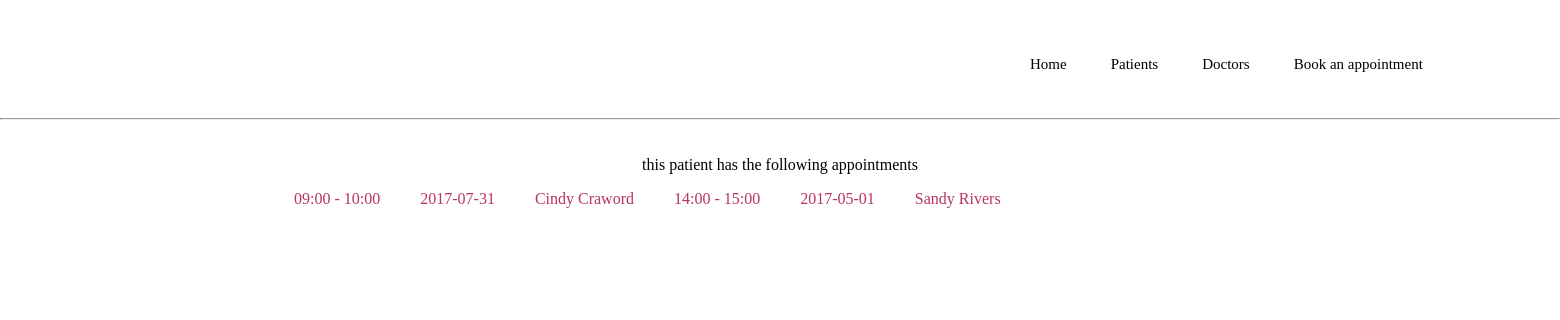
The page /patient_detail.php?patient_id=1 on the database its author committed.
### tables this page shows
CREATE TABLE `appointments` (
  `appointment_time` varchar(255) DEFAULT NULL,
  `appointment_date` date DEFAULT NULL,
  `patient_id` int(11) NOT NULL,
  `doctor_id` int(11) NOT NULL
);

CREATE TABLE `doctors` (
  `id` int(11) NOT NULL,
  `name` varchar(255) NOT NULL,
  `specialisation` varchar(255) NOT NULL,
  `photograph` varchar(255) NOT NULL
);

### patient_detail.php (the view, shortened to what this page needs)
<?php
    require_once 'connect.php';
?>
<!DOCTYPE html>
<html>
    <head>
        <link rel="stylesheet" href="css/main.css">
    </head>
    <body>
        <?php
            include 'fragments/navigation.php';
?>
<main>
<?php
                $patient_id = $_GET['patient_id'];
                $appointments_sql = "SELECT doctors.name as doctor_name,appointments.appointment_time, appointments.appointment_date FROM patients INNER JOIN appointments ON appointments.patient_id = patients.id INNER JOIN doctors ON appointments.doctor_id = doctors.id WHERE patients.id = :patient_id;";
                $statement = $pdo->prepare($appointments_sql);
                $statement->bindParam(':patient_id', $patient_id, PDO::PARAM_INT);
                $statement->execute();
                $appointments_results = $statement->fetchAll();
                 echo "  <p> this patient has the following appointments </p>";
                echo "  <ul>";
                foreach ($appointments_results as $appointment_row) {
                $appointment_time = $appointment_row['appointment_time'];
                $appointment_date = $appointment_row['appointment_date'];
             $doctor_name = $appointment_row['doctor_name'];
                echo "<li>$appointment_time</li>";
                echo "<li>$appointment_date</li>";
                echo "<li>$doctor_name</li>";
                }
                echo " </ul>";
?>
        </main>
    </body>
</html>

### css/main.css (style rules this page uses)
body { margin: 0; padding: 0; }
main { width: 70%; height: 1500px; margin: 0 auto 0 auto; background-color: white; }
p { color:black; text-align: center; padding: 20px 20px 0px 20px; }
li { font-family: fontOne; color: #b83363; display: inline; margin: 20px; }
ul { color:#b83363; }

### rows shown on the page
appointments: appointment_time "09:00 - 10:00", appointment_date "2017-07-31", doctor.name "Cindy Craword"
appointments: appointment_time "14:00 - 15:00", appointment_date "2017-05-01", doctor.name "Sandy Rivers"
